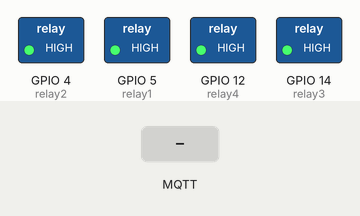
Simulated run of this sketch. Board: ESP8266 (NodeMCU). On the bench: switched loads named in the sketch (green lamp = pin HIGH). The test bench sets the inputs (shaded band). WiFi joins after 1.5 s; servers stay silent unless stated; no MQTT or app messages arrive unless stated; what the sketch prints to the serial monitor is not drawn.

Above: at 3.7 s.
3.8 s: MQTT message "1" arrives on the first subscribed topic
At 4.8 s:
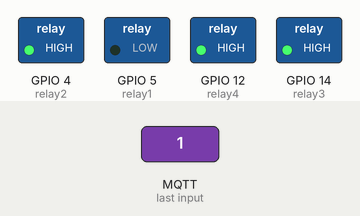
5.3 s: MQTT message "3" arrives on the first subscribed topic
At 5.9 s:
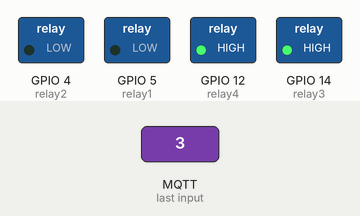
6.8 s: MQTT message "2" arrives on the first subscribed topic
At 8.0 s:
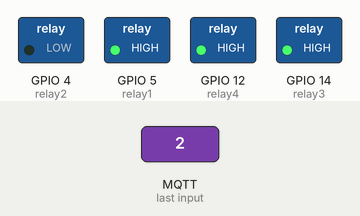
8.3 s: MQTT message "5" arrives on the first subscribed topic
At 9.4 s:
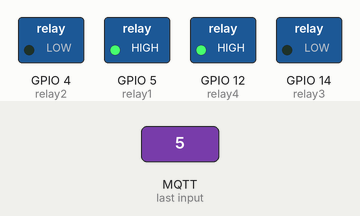
9.8 s: MQTT message "4" arrives on the first subscribed topic
At 10.6 s:
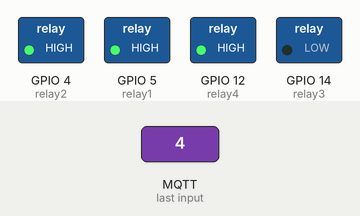
11.3 s: MQTT message "7" arrives on the first subscribed topic
At 11.7 s:
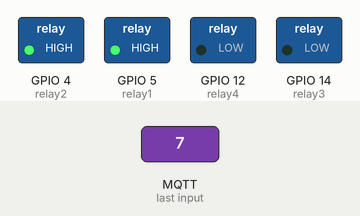
Timing chart, 0 to 13.8 s (numbered marks = the images above; inputs shaded):
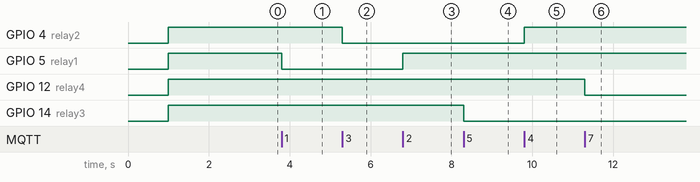

The sketch:

X12E-AUTOMATION.ino
```cpp
#include <ESP8266WiFi.h>
#include <PubSubClient.h>

const char* ssid = "SSID";
const char* password = "PASSKEY";
const char* mqtt_server = "mqtt_server";
const int mqtt_port = 8883;
const char* mqtt_user = "mqtt_user";
const char* mqtt_password = "mqtt_password";

WiFiClientSecure espClient;
PubSubClient client(espClient);

const int relay1 = 5;
const int relay2 = 4;
const int relay3 = 14;
const int relay4 = 12;

void callback(char* topic, byte* payload, unsigned int length) {
  String msg;
  for (unsigned int i=0; i<length; i++) {
    msg += (char)payload[i];
  }

  Serial.print("Message received on topic: ");
  Serial.print(topic);
  Serial.print(". Message: ");
  Serial.println(msg);

  if (msg == "1") {
    digitalWrite(relay1, LOW); // Relay ON (LOW triggers relay)
    Serial.println("Relay ON");
  } else if (msg == "2") {
    digitalWrite(relay1, HIGH);
    Serial.println("Relay OFF");
  }
    else if (msg == "3") {
    digitalWrite(relay2, LOW);
    Serial.println("Relay OFF");
  } else if (msg == "4") {
    digitalWrite(relay2, HIGH);
    Serial.println("Relay OFF");
  }
    else if (msg == "5") {
    digitalWrite(relay3, LOW);
    Serial.println("Relay OFF");
  } else if (msg == "6") {
    digitalWrite(relay3, HIGH);
    Serial.println("Relay OFF");
  }
    else if (msg == "7") {
    digitalWrite(relay4, LOW);
    Serial.println("Relay OFF");
  } else if (msg == "8") {
    digitalWrite(relay4, HIGH);
    Serial.println("Relay OFF");
  }
}

void reconnect() {
  while (!client.connected()) {
    Serial.print("Attempting MQTT connection...");
    if (client.connect("ESP8266Client", mqtt_user, mqtt_password)) {
      Serial.println("connected");
      client.subscribe("vortex/relay1");
    } else {
      Serial.print("failed, rc=");
      Serial.print(client.state());
      Serial.println(" try again in 5 seconds");
      delay(5000);
    }
  }
}

void setup() {
  Serial.begin(115200);
  Serial.println("SetUp Mode...");
  pinMode(relay1, OUTPUT);
  pinMode(relay2, OUTPUT);
  pinMode(relay3, OUTPUT);
  pinMode(relay4, OUTPUT);

  digitalWrite(relay1, LOW);
  digitalWrite(relay2, LOW);
  digitalWrite(relay3, LOW);
  digitalWrite(relay4, LOW);
  delay(1000);
  digitalWrite(relay1, HIGH);
  digitalWrite(relay2, HIGH);
  digitalWrite(relay3, HIGH);
  digitalWrite(relay4, HIGH);

  WiFi.begin(ssid, password);
  Serial.print("Connecting to WiFi");
  while (WiFi.status() != WL_CONNECTED) {
    delay(500);
    Serial.print(".");
  }
  Serial.println(" connected");

  espClient.setInsecure();
  client.setServer(mqtt_server, mqtt_port);
  client.setCallback(callback);
}

void loop() {
  if (!client.connected()) {
    reconnect();
  }
  client.loop();
}
```

Measured:
- after the input at 3.8 s, GPIO 5 (relay1): HIGH → LOW at once
- after the input at 5.3 s, GPIO 4 (relay2): HIGH → LOW at once
- after the input at 6.8 s, GPIO 5 (relay1): LOW → HIGH at once
- after the input at 8.3 s, GPIO 14 (relay3): HIGH → LOW at once
- after the input at 9.8 s, GPIO 4 (relay2): LOW → HIGH at once
- after the input at 11.3 s, GPIO 12 (relay4): HIGH → LOW at once
